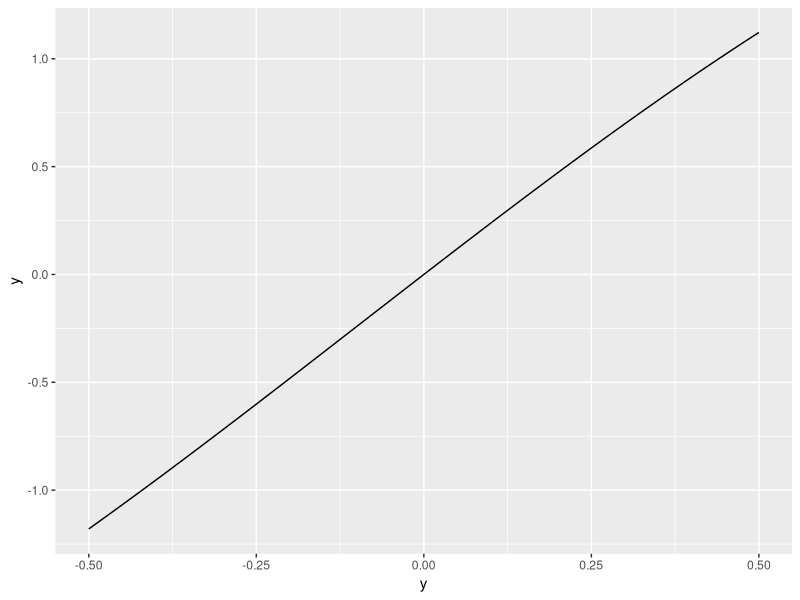
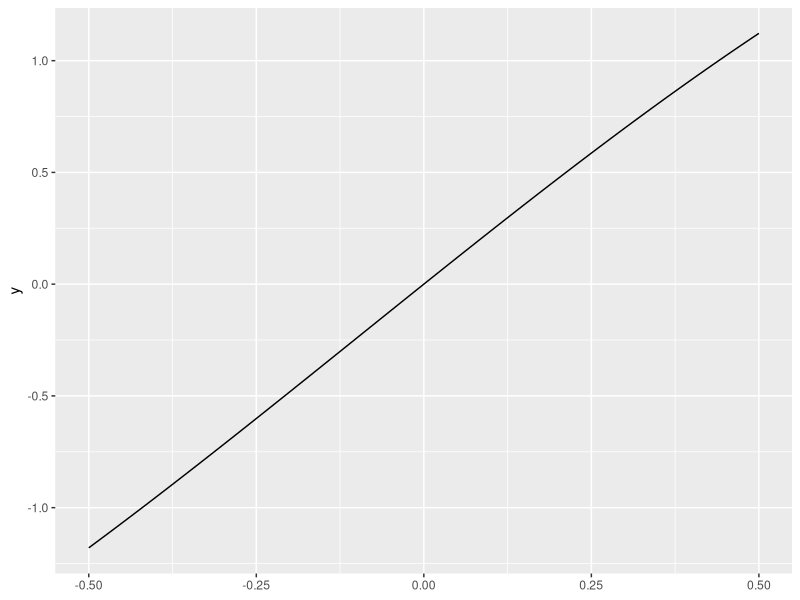
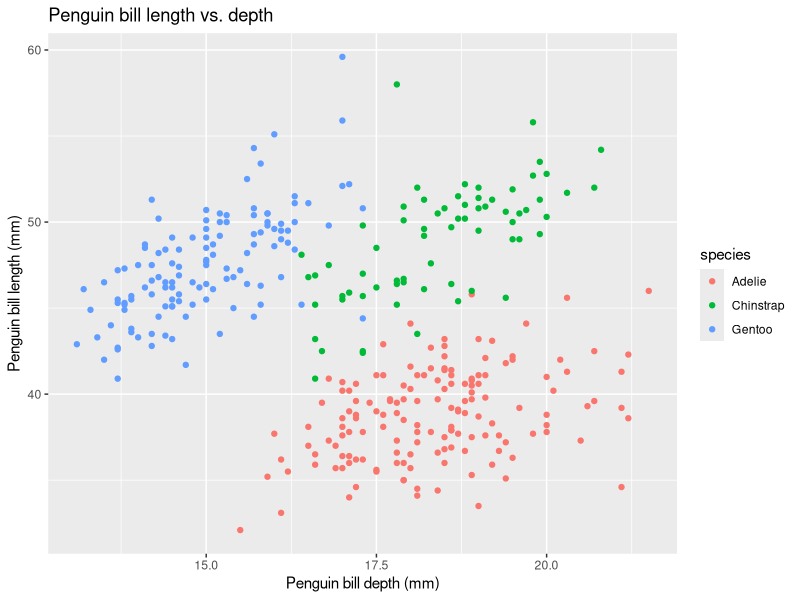
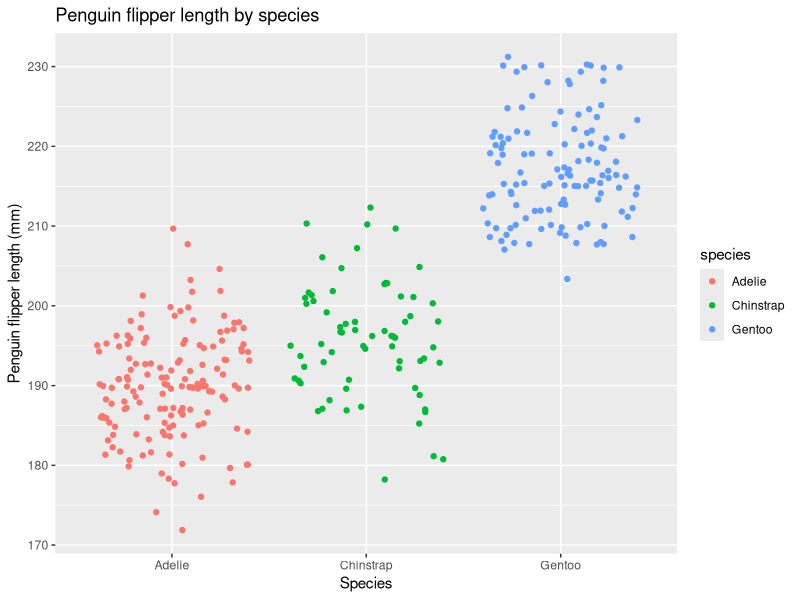

Recreate these plots in R, in order.
## ---- chunk 1
knitr::opts_chunk$set(echo = TRUE)
library(tidyverse)
library(palmerpenguins)
## ---- chunk 2
# Part A
fx <- expression(x^2)

df_dx <- D(expr = fx, name = "x")

df_dx
x <- 3
eval(expr = df_dx)


# Part B
Pa <- expression(2*(3*a+2)^4 - 5)

dP_da <- D(expr = Pa, name = "a")

dP_da
a <- 1.2
eval(expr = dP_da)


# Part C
gt <- expression(-4*t/(t^2 +1)^3)

dg_dt <- D(expr = gt, name = "t")
t <- 0
eval(expr = dg_dt)
## ---- chunk 3
Gz <- expression(4.6 - 1.9 * z^3)
dG_dz <- D(expr = Gz, name = "z")
dG_dz
d2G_dz2 <- D(expr = dG_dz, name = "z")
d2G_dz2
## ---- chunk 4
f_xyz <- expression(2*x^2*y -3*x + 1 + 4*z^4*x)
df_dx <- D(expr = f_xyz, name = "x")
df_dx
df_dy <- D(expr = f_xyz, name = "y")
df_dy
df_dz <- D(expr = f_xyz, name = "z")
df_dz
## ---- chunk 5
# fx already used, using hy instead
hy <- function(y) {
  (2.4 * exp(-0.05*y) * sin(y))
}

ggplot(data = data.frame(y = c(-0.5, 0.5)), aes(x = y)) +
  stat_function(fun = hy)
## ---- chunk 6
# another way to use ggplot with the same function

hy <- function(y) {
  (2.4 * exp(-0.05*y) * sin(y))
}

ggplot(data = NULL) +
  stat_function(fun = hy) +
  xlim(min = -0.5, max = 0.5)
## ---- chunk 7
ggplot(data = penguins, aes(x = bill_depth_mm, y = bill_length_mm)) +
  geom_point(aes(color = species)) + 
  labs(x = "Penguin bill depth (mm)",
       y = "Penguin bill length (mm)",
       title = "Penguin bill length vs. depth")
## ---- chunk 8
# Jitterplot
ggplot(data = penguins, aes(x = species, y = flipper_length_mm)) +
  geom_jitter(aes(color = species)) + 
  labs(x = "Species",
       y = "Penguin flipper length (mm)",
       title = "Penguin flipper length by species")

